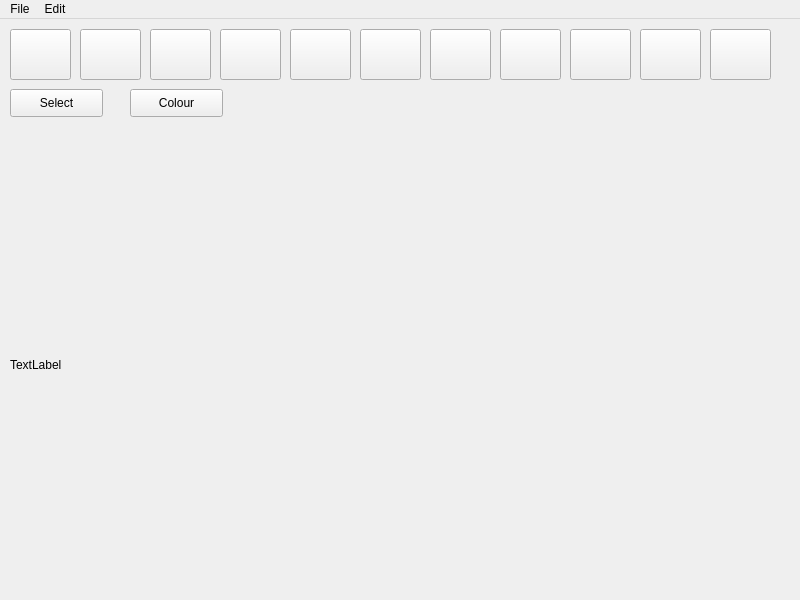
<?xml version="1.0" encoding="UTF-8"?>
<ui version="4.0">
 <class>MainWindow</class>
 <widget class="QMainWindow" name="MainWindow">
  <property name="geometry">
   <rect>
    <x>0</x>
    <y>0</y>
    <width>800</width>
    <height>600</height>
   </rect>
  </property>
  <property name="windowTitle">
   <string>MainWindow</string>
  </property>
  <widget class="QWidget" name="centralwidget">
   <widget class="QPushButton" name="EraserBtn">
    <property name="geometry">
     <rect>
      <x>80</x>
      <y>10</y>
      <width>61</width>
      <height>51</height>
     </rect>
    </property>
    <property name="text">
     <string/>
    </property>
    <property name="icon">
     <iconset>
      <normaloff>C:/Users/Jay/Downloads/eraser_2891824.png</normaloff>C:/Users/Jay/Downloads/eraser_2891824.png</iconset>
    </property>
    <property name="iconSize">
     <size>
      <width>45</width>
      <height>45</height>
     </size>
    </property>
   </widget>
   <widget class="QPushButton" name="SquareBtn">
    <property name="geometry">
     <rect>
      <x>150</x>
      <y>10</y>
      <width>61</width>
      <height>51</height>
     </rect>
    </property>
    <property name="text">
     <string/>
    </property>
    <property name="icon">
     <iconset>
      <normaloff>C:/Users/Jay/Downloads/menu_15990255.png</normaloff>C:/Users/Jay/Downloads/menu_15990255.png</iconset>
    </property>
    <property name="iconSize">
     <size>
      <width>40</width>
      <height>35</height>
     </size>
    </property>
   </widget>
   <widget class="QPushButton" name="CircleBtn">
    <property name="geometry">
     <rect>
      <x>220</x>
      <y>10</y>
      <width>61</width>
      <height>51</height>
     </rect>
    </property>
    <property name="text">
     <string/>
    </property>
    <property name="icon">
     <iconset>
      <normaloff>C:/Users/Jay/Downloads/stress-relieving_16679631.png</normaloff>C:/Users/Jay/Downloads/stress-relieving_16679631.png</iconset>
    </property>
    <property name="iconSize">
     <size>
      <width>40</width>
      <height>40</height>
     </size>
    </property>
   </widget>
   <widget class="QPushButton" name="BrushBtn">
    <property name="geometry">
     <rect>
      <x>10</x>
      <y>10</y>
      <width>61</width>
      <height>51</height>
     </rect>
    </property>
    <property name="text">
     <string/>
    </property>
    <property name="icon">
     <iconset>
      <normaloff>C:/Users/Jay/Downloads/paint-brush_7605464.png</normaloff>C:/Users/Jay/Downloads/paint-brush_7605464.png</iconset>
    </property>
    <property name="iconSize">
     <size>
      <width>45</width>
      <height>45</height>
     </size>
    </property>
   </widget>
   <widget class="QPushButton" name="LineBtn">
    <property name="geometry">
     <rect>
      <x>290</x>
      <y>10</y>
      <width>61</width>
      <height>51</height>
     </rect>
    </property>
    <property name="text">
     <string/>
    </property>
    <property name="icon">
     <iconset>
      <normaloff>C:/Users/Jay/Downloads/divide_9210852.png</normaloff>C:/Users/Jay/Downloads/divide_9210852.png</iconset>
    </property>
    <property name="iconSize">
     <size>
      <width>45</width>
      <height>45</height>
     </size>
    </property>
   </widget>
   <widget class="QPushButton" name="UndoBtn">
    <property name="geometry">
     <rect>
      <x>360</x>
      <y>10</y>
      <width>61</width>
      <height>51</height>
     </rect>
    </property>
    <property name="text">
     <string/>
    </property>
    <property name="icon">
     <iconset>
      <normaloff>C:/Users/Jay/Downloads/previous_4421621.png</normaloff>C:/Users/Jay/Downloads/previous_4421621.png</iconset>
    </property>
    <property name="iconSize">
     <size>
      <width>35</width>
      <height>35</height>
     </size>
    </property>
   </widget>
   <widget class="QLabel" name="PaintBox">
    <property name="geometry">
     <rect>
      <x>10</x>
      <y>130</y>
      <width>761</width>
      <height>431</height>
     </rect>
    </property>
    <property name="text">
     <string>TextLabel</string>
    </property>
   </widget>
   <widget class="QPushButton" name="LeftArrowBtn">
    <property name="geometry">
     <rect>
      <x>710</x>
      <y>10</y>
      <width>61</width>
      <height>51</height>
     </rect>
    </property>
    <property name="text">
     <string/>
    </property>
    <property name="icon">
     <iconset>
      <normaloff>C:/Users/Jay/Downloads/left-arrow_10068601.png</normaloff>C:/Users/Jay/Downloads/left-arrow_10068601.png</iconset>
    </property>
    <property name="iconSize">
     <size>
      <width>45</width>
      <height>45</height>
     </size>
    </property>
   </widget>
   <widget class="QPushButton" name="RightArrowBtn">
    <property name="geometry">
     <rect>
      <x>500</x>
      <y>10</y>
      <width>61</width>
      <height>51</height>
     </rect>
    </property>
    <property name="text">
     <string/>
    </property>
    <property name="icon">
     <iconset>
      <normaloff>C:/Users/Jay/Downloads/right-arrow_10068204.png</normaloff>C:/Users/Jay/Downloads/right-arrow_10068204.png</iconset>
    </property>
    <property name="iconSize">
     <size>
      <width>45</width>
      <height>45</height>
     </size>
    </property>
   </widget>
   <widget class="QPushButton" name="UpArrowBtn">
    <property name="geometry">
     <rect>
      <x>570</x>
      <y>10</y>
      <width>61</width>
      <height>51</height>
     </rect>
    </property>
    <property name="text">
     <string/>
    </property>
    <property name="icon">
     <iconset>
      <normaloff>C:/Users/Jay/Downloads/up-arrow_10067607.png</normaloff>C:/Users/Jay/Downloads/up-arrow_10067607.png</iconset>
    </property>
    <property name="iconSize">
     <size>
      <width>45</width>
      <height>45</height>
     </size>
    </property>
   </widget>
   <widget class="QPushButton" name="DownArrowBtn">
    <property name="geometry">
     <rect>
      <x>640</x>
      <y>10</y>
      <width>61</width>
      <height>51</height>
     </rect>
    </property>
    <property name="text">
     <string/>
    </property>
    <property name="icon">
     <iconset>
      <normaloff>C:/Users/Jay/Downloads/down-arrow_10068402.png</normaloff>C:/Users/Jay/Downloads/down-arrow_10068402.png</iconset>
    </property>
    <property name="iconSize">
     <size>
      <width>45</width>
      <height>45</height>
     </size>
    </property>
   </widget>
   <widget class="QPushButton" name="RedoBtn">
    <property name="geometry">
     <rect>
      <x>430</x>
      <y>10</y>
      <width>61</width>
      <height>51</height>
     </rect>
    </property>
    <property name="text">
     <string/>
    </property>
   </widget>
   <widget class="QPushButton" name="SelectBtn">
    <property name="geometry">
     <rect>
      <x>10</x>
      <y>70</y>
      <width>93</width>
      <height>28</height>
     </rect>
    </property>
    <property name="text">
     <string>Select</string>
    </property>
   </widget>
   <widget class="QPushButton" name="ColourBtn">
    <property name="geometry">
     <rect>
      <x>130</x>
      <y>70</y>
      <width>93</width>
      <height>28</height>
     </rect>
    </property>
    <property name="text">
     <string>Colour</string>
    </property>
   </widget>
  </widget>
  <widget class="QMenuBar" name="menubar">
   <property name="geometry">
    <rect>
     <x>0</x>
     <y>0</y>
     <width>800</width>
     <height>26</height>
    </rect>
   </property>
   <widget class="QMenu" name="menuFile">
    <property name="title">
     <string>File</string>
    </property>
    <addaction name="actionNew"/>
    <addaction name="actionOpen"/>
    <addaction name="actionSave"/>
    <addaction name="actionSave_as"/>
   </widget>
   <widget class="QMenu" name="menuEdit">
    <property name="title">
     <string>Edit</string>
    </property>
    <addaction name="actionUndo"/>
    <addaction name="actionRedo"/>
    <addaction name="actionCut"/>
    <addaction name="actionCopy"/>
    <addaction name="actionPaste"/>
   </widget>
   <addaction name="menuFile"/>
   <addaction name="menuEdit"/>
  </widget>
  <action name="actionNew">
   <property name="text">
    <string>New</string>
   </property>
   <property name="shortcut">
    <string>Ctrl+N</string>
   </property>
  </action>
  <action name="actionOpen">
   <property name="text">
    <string>Open</string>
   </property>
  </action>
  <action name="actionSave">
   <property name="text">
    <string>Save</string>
   </property>
   <property name="shortcut">
    <string>Ctrl+S</string>
   </property>
  </action>
  <action name="actionSave_as">
   <property name="text">
    <string>Save as</string>
   </property>
  </action>
  <action name="actionUndo">
   <property name="text">
    <string>Undo</string>
   </property>
   <property name="shortcut">
    <string>Ctrl+Z</string>
   </property>
  </action>
  <action name="actionRedo">
   <property name="text">
    <string>Redo</string>
   </property>
   <property name="shortcut">
    <string>Ctrl+Y</string>
   </property>
  </action>
  <action name="actionCut">
   <property name="text">
    <string>Cut</string>
   </property>
   <property name="shortcut">
    <string>Ctrl+X</string>
   </property>
  </action>
  <action name="actionCopy">
   <property name="text">
    <string>Copy</string>
   </property>
   <property name="shortcut">
    <string>Ctrl+C</string>
   </property>
  </action>
  <action name="actionPaste">
   <property name="text">
    <string>Paste</string>
   </property>
   <property name="shortcut">
    <string>Ctrl+V</string>
   </property>
  </action>
 </widget>
 <resources/>
 <connections/>
</ui>
